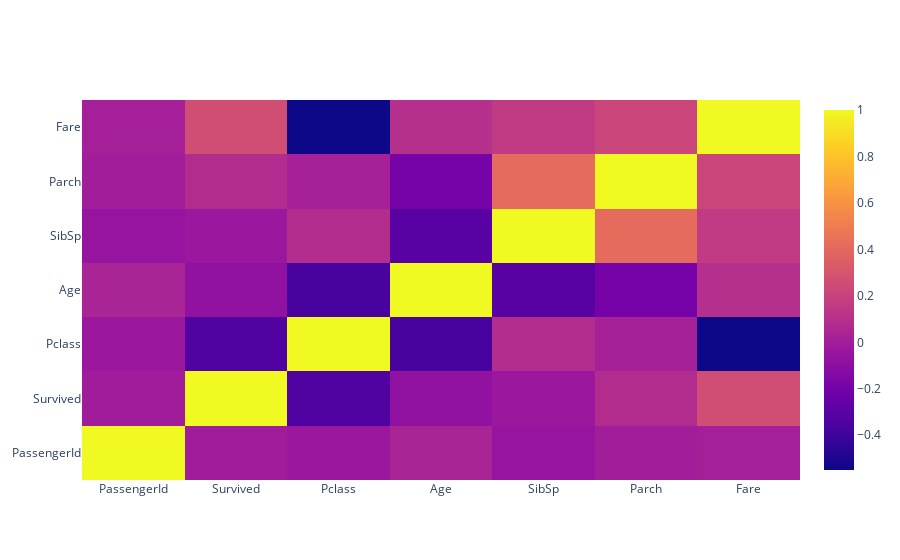

The code cell stored with this chart in its notebook:
### Code cell
corr = passengers.corr()

trace = go.Heatmap(z=corr.values,
                  x=corr.index.values,
                  y=corr.columns.values)
data=[trace]
fig = go.Figure(data=data)
fig.show()

### Figure 1 — Plotly figure (JSON) as saved in the notebook; plotly's stock layout.template omitted (floating-point values rounded to 4 significant figures)
{"data": [{"type": "heatmap", "x": ["PassengerId", "Survived", "Pclass", "Age", "SibSp", "Parch", "Fare"], "y": ["PassengerId", "Survived", "Pclass", "Age", "SibSp", "Parch", "Fare"], "z": [[1, -0.005007, -0.03514, 0.03685, -0.05753, -0.001652, 0.01266], [-0.005007, 1, -0.3385, -0.07722, -0.03532, 0.08163, 0.2573], [-0.03514, -0.3385, 1, -0.3692, 0.08308, 0.01844, -0.5495], [0.03685, -0.07722, -0.3692, 1, -0.3082, -0.1891, 0.09607], [-0.05753, -0.03532, 0.08308, -0.3082, 1, 0.4148, 0.1597], [-0.001652, 0.08163, 0.01844, -0.1891, 0.4148, 1, 0.2162], [0.01266, 0.2573, -0.5495, 0.09607, 0.1597, 0.2162, 1]]}], "layout": {}}
